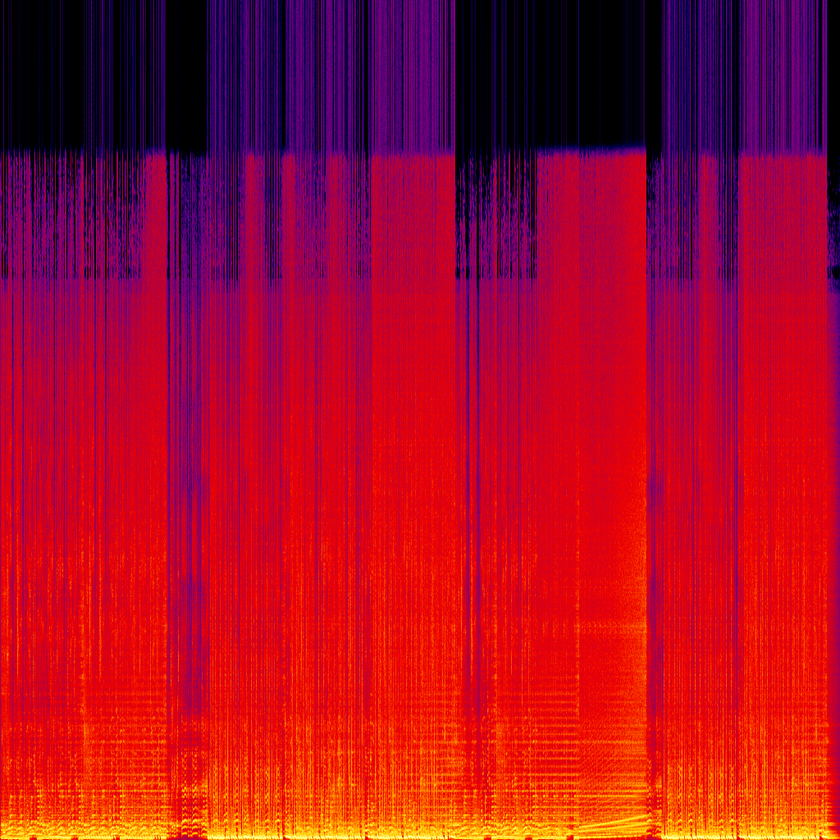
#> input picture imgComparisonManual/remix.png, 840 x 840 px, shrunk from 1024 x 1024 before the run
$ python main.py
#> lines starting #> are read from the running program, lines starting #| are printed output that depends on the picture; after the words box and inside, x2 and y2 are one past the last pixel; in counts of white or black regions, pixels touching at a corner belong together
import numpy as np
import matplotlib.pyplot as plt
import cv2
img_name = 'remix'
# showing the original image
img = plt.imread(f'{img_name}.png')
#> img is the input picture: shape (840, 840, 3) float32; mean R, G, B 0.653, 0.0459, 0.153
plt.xticks([], [])
plt.yticks([], [])
plt.imshow(img)
plt.show()
# showing only yellow lines
try_yellow = cv2.imread(f'{img_name}.png')
img_hsv = cv2.cvtColor(try_yellow, cv2.COLOR_BGR2HSV)
#> img_hsv: shape (840, 840, 3); mean H, S, V 118.1, 240.9, 172.4
# filter to white and yellow
white = np.asarray([0, 0, 255])
yellow = np.asarray([30, 255, 255])

mask = cv2.inRange(img_hsv, white, yellow)
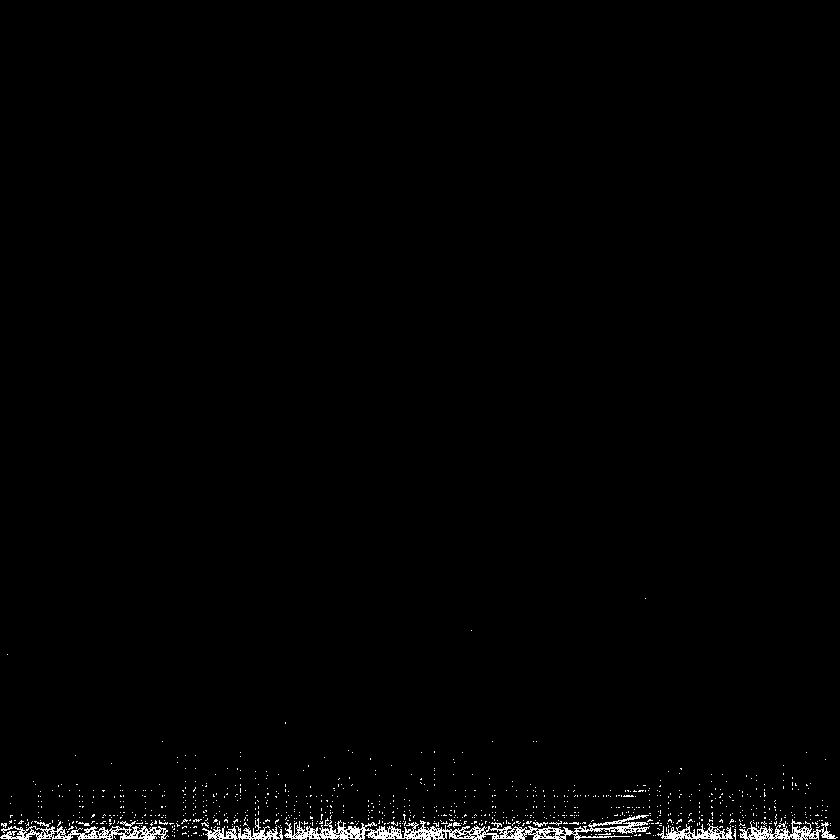
#> mask: shape (840, 840); 1.2% white in thin lines or dots, all inside (x1, y1, x2, y2) = (0, 598, 838, 840)
plt.imshow(mask, cmap='gray')
plt.savefig(f'yellow_{img_name}.png')
plt.show()

for counter in range(0, 3):
    img_separated = img.copy()
    if counter == 0:
        # taking red only
        img_separated[:, :, [1, 2]] = 0
        plt.imshow(img_separated)
        plt.xticks([], [])
        plt.yticks([], [])
    elif counter == 1:
        # green only
        img_separated[:, :, [0, 2]] = 0
        plt.imshow(img_separated, cmap='gray')
        plt.xticks([], [])
        plt.yticks([], [])
        plt.savefig(f'green_{img_name}.png')
    else:
        # blue only
        img_separated[:, :, [0, 1]] = 0
        plt.imshow(img_separated)
        plt.xticks([], [])
        plt.yticks([], [])
    plt.show()
#> this loop made 3 passes
#> pass 1, `plt.show()`:
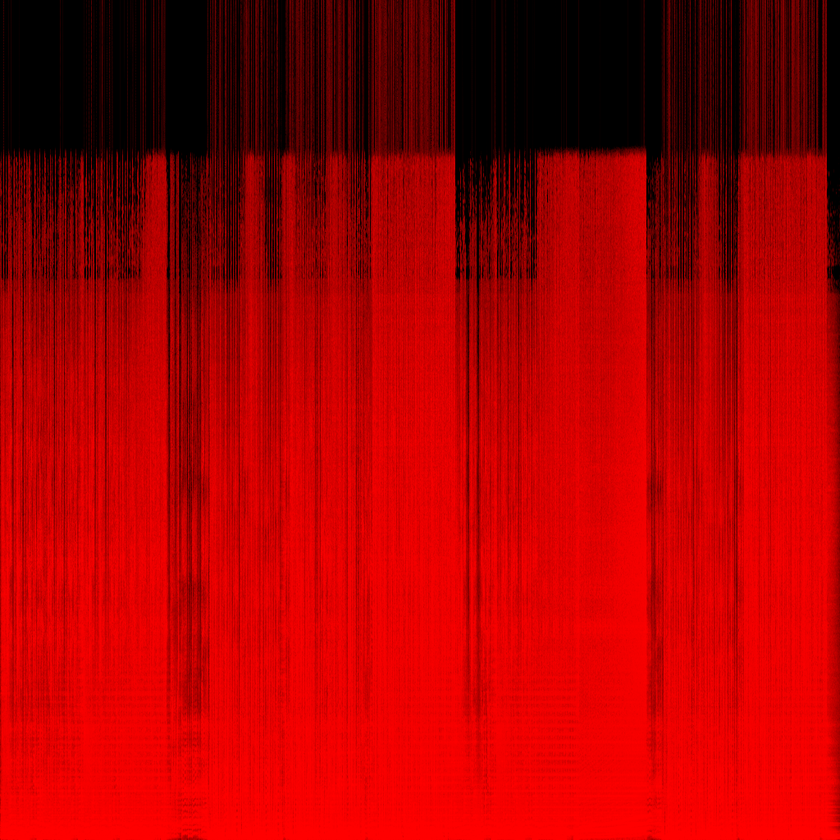
#> shown: shape (840, 840, 3) float32; mean R, G, B 0.653, 0, 0
#> pass 2, `plt.savefig(f'green_{img_name}.png')`:
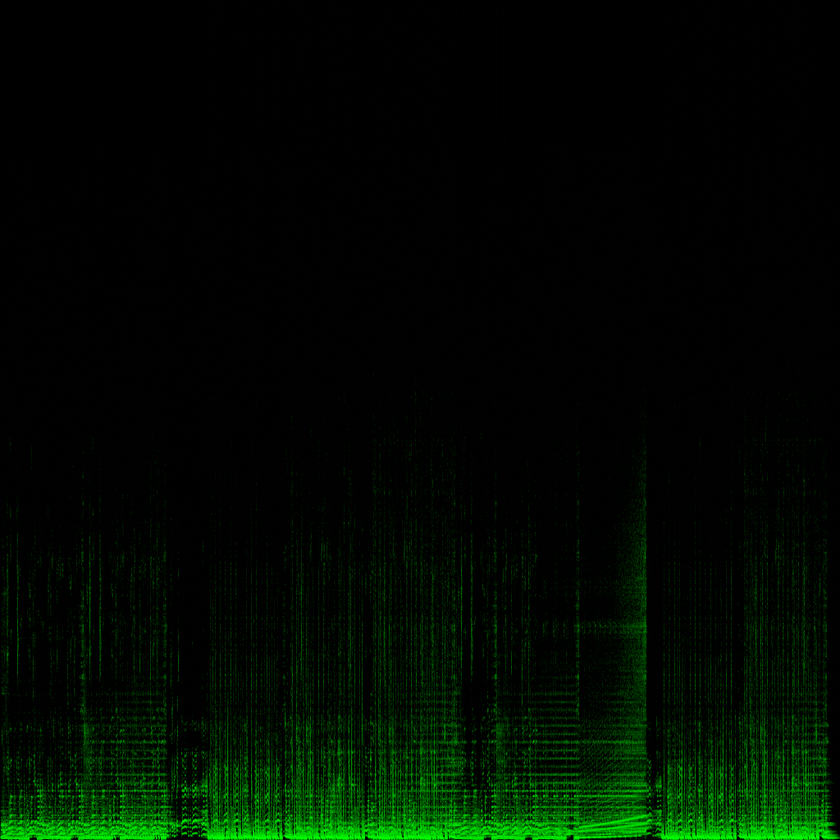
#> shown: shape (840, 840, 3) float32; mean R, G, B 0, 0.0459, 0
#> after the loop:
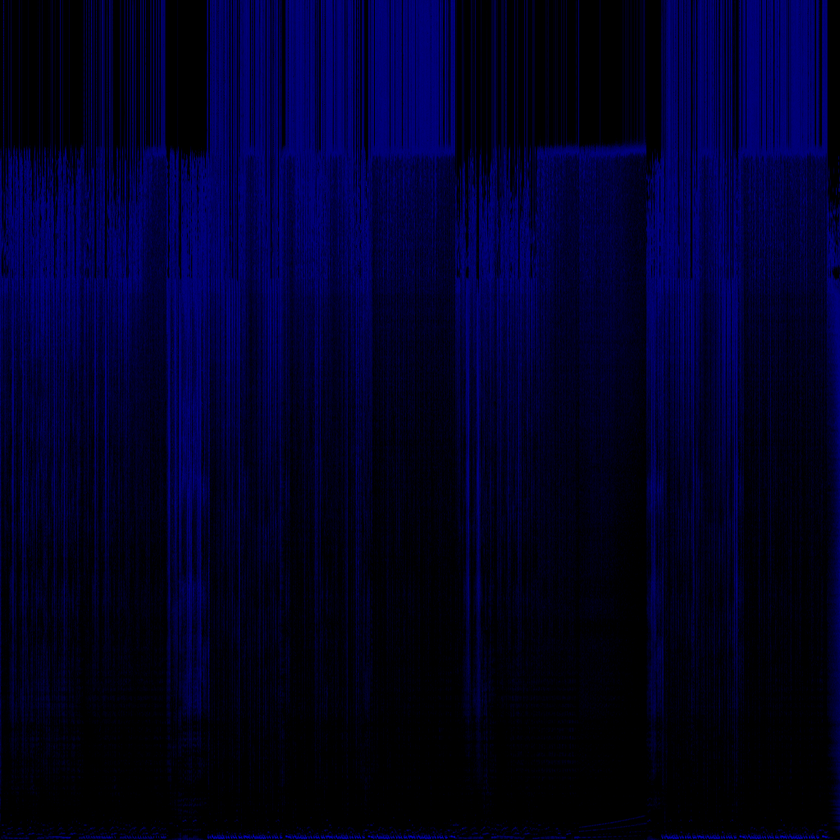
#> img_separated: shape (840, 840, 3) float32; mean R, G, B 0, 0, 0.153

$ run again, with imgComparisonManual/japaneseDenim.png copied over imgComparisonManual/remix.png
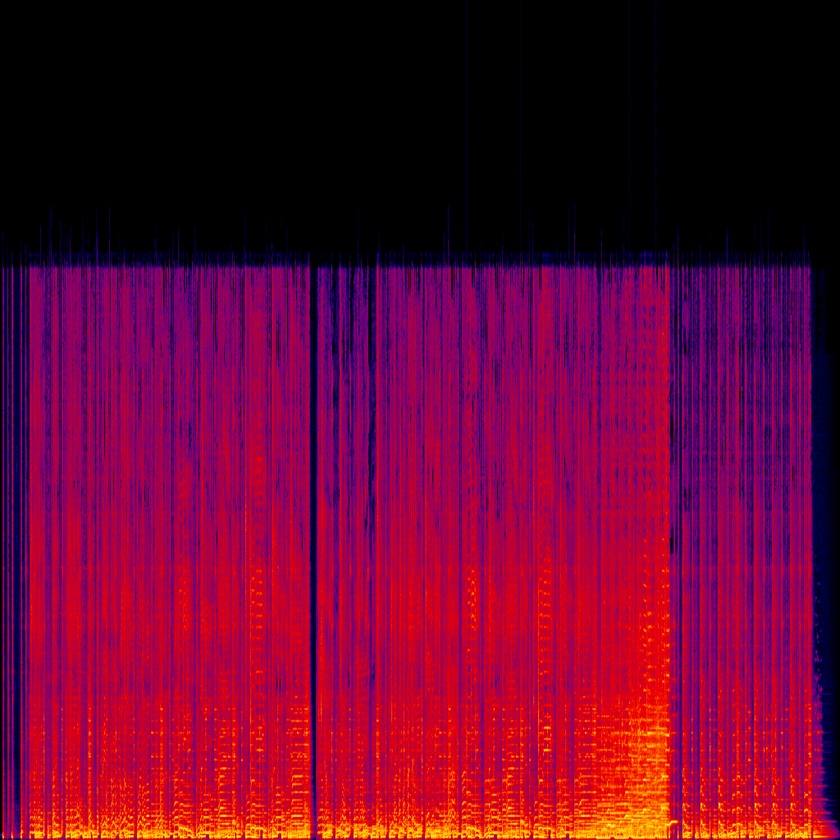
#> input picture imgComparisonManual/japaneseDenim.png, 840 x 840 px, shrunk from 1024 x 1024 before the run
#> img is the input picture: shape (840, 840, 3) float32; mean R, G, B 0.406, 0.0165, 0.181
#> img_hsv: shape (840, 840, 3); mean H, S, V 103.6, 179.5, 108.9
#> `mask = cv2.inRange(img_hsv, white, yellow)`:
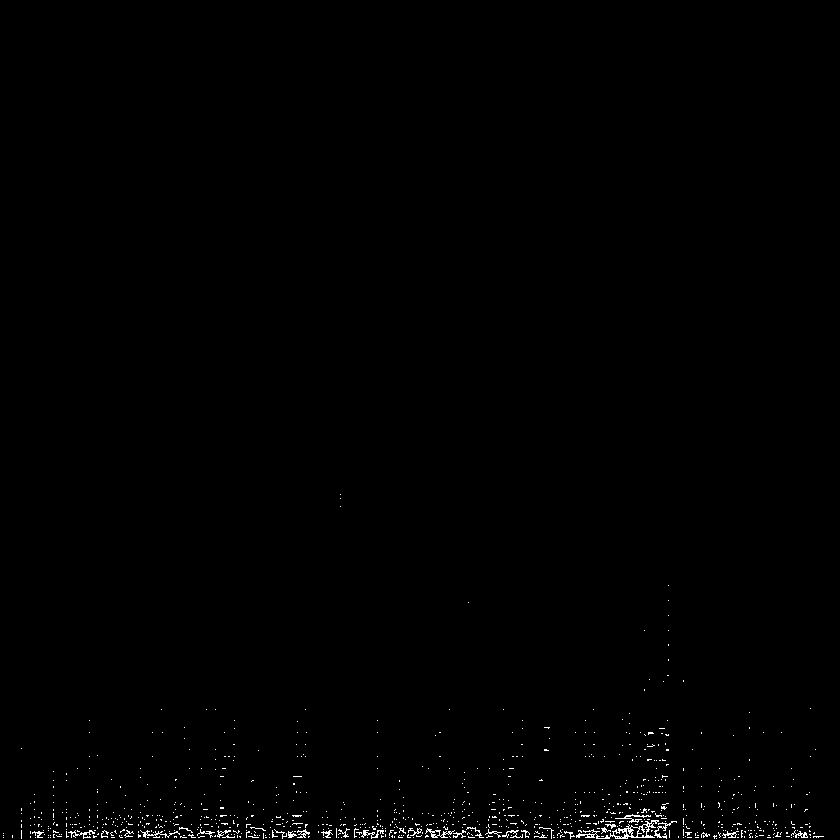
#> mask: shape (840, 840); 0.55% white in thin lines or dots, all inside (x1, y1, x2, y2) = (3, 494, 824, 839)
#> after the loop `for counter in range(0, 3):`:
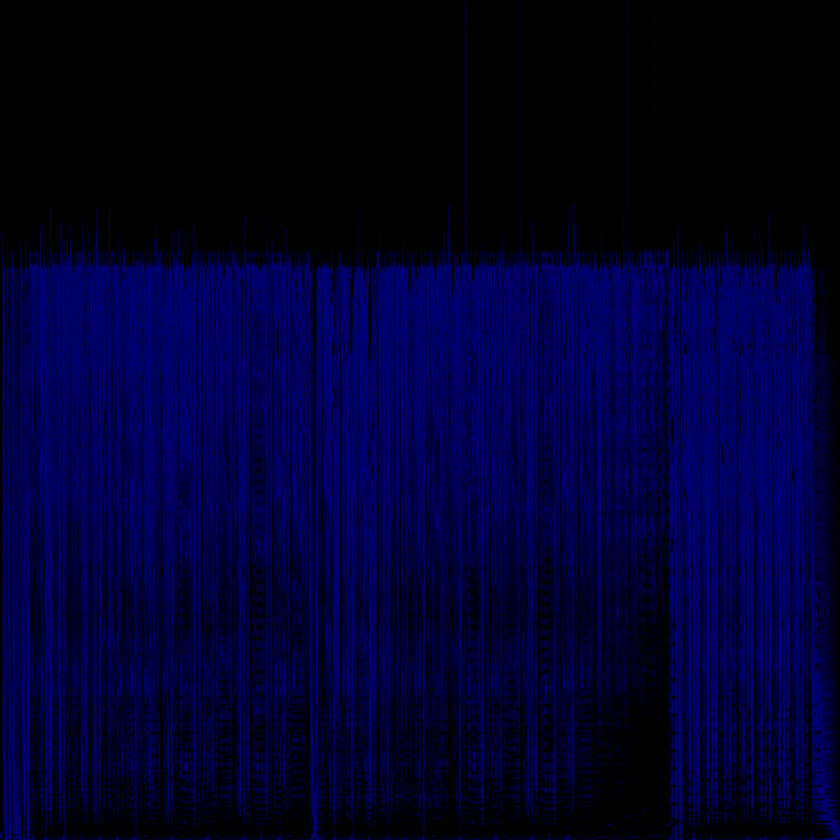
#> img_separated: shape (840, 840, 3) float32; mean R, G, B 0, 0, 0.181

$ run again, with imgComparisonManual/live.png copied over imgComparisonManual/remix.png
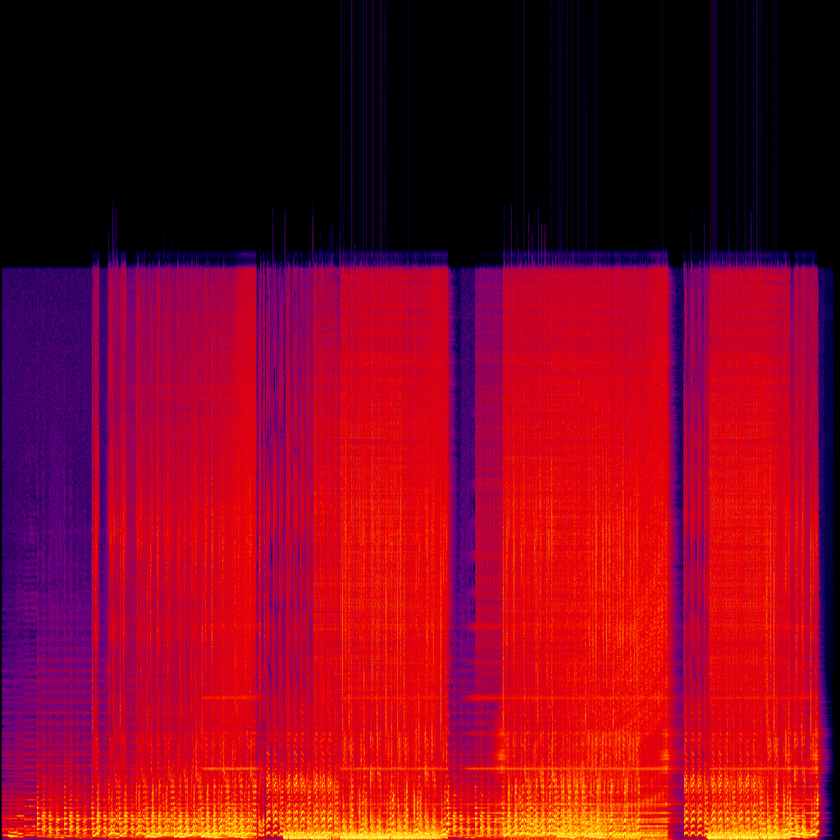
#> input picture imgComparisonManual/live.png, 840 x 840 px, shrunk from 1024 x 1024 before the run
#> img is the input picture: shape (840, 840, 3) float32; mean R, G, B 0.505, 0.0289, 0.121
#> img_hsv: shape (840, 840, 3); mean H, S, V 96.4, 190.4, 133.9
#> `mask = cv2.inRange(img_hsv, white, yellow)`:
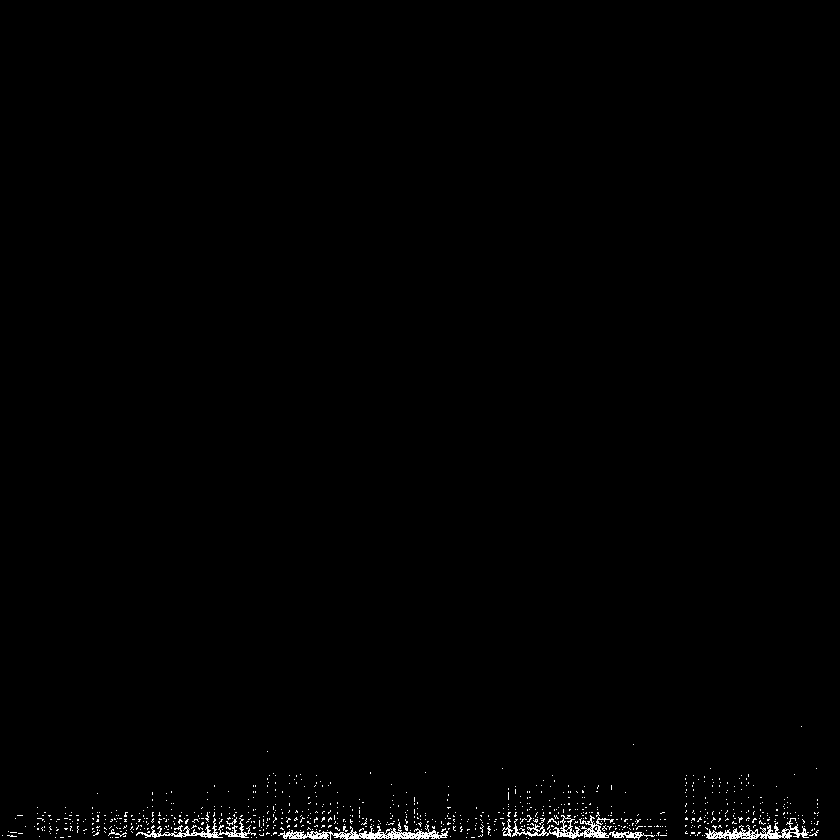
#> mask: shape (840, 840); 0.76% white in thin lines or dots, all inside (x1, y1, x2, y2) = (2, 726, 819, 840)
#> after the loop `for counter in range(0, 3):`:
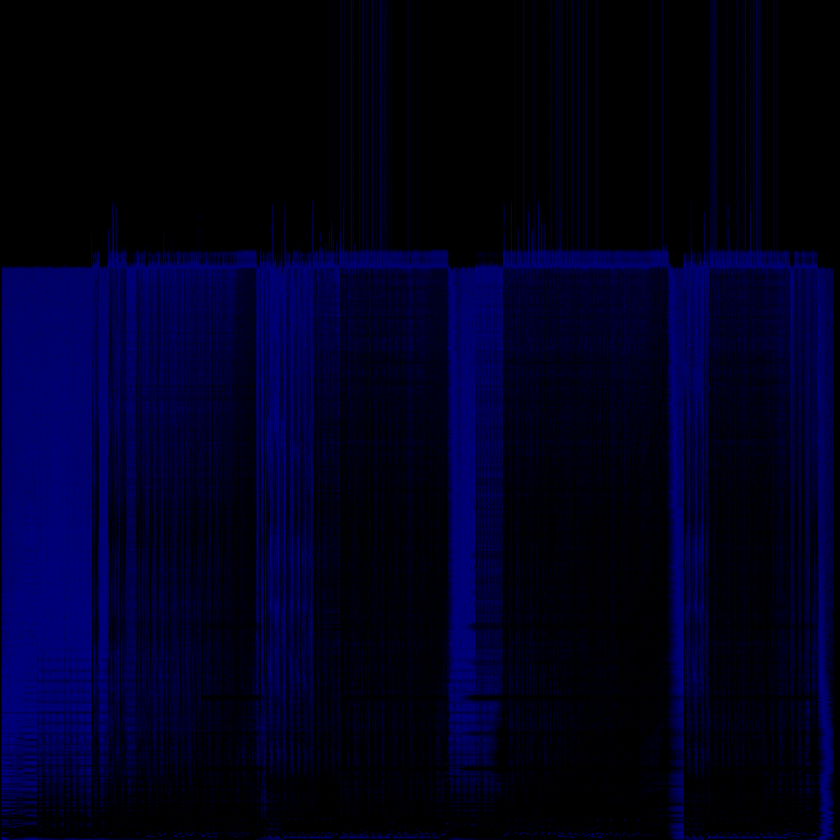
#> img_separated: shape (840, 840, 3) float32; mean R, G, B 0, 0, 0.121

$ run again, with imgComparisonManual/original.png copied over imgComparisonManual/remix.png
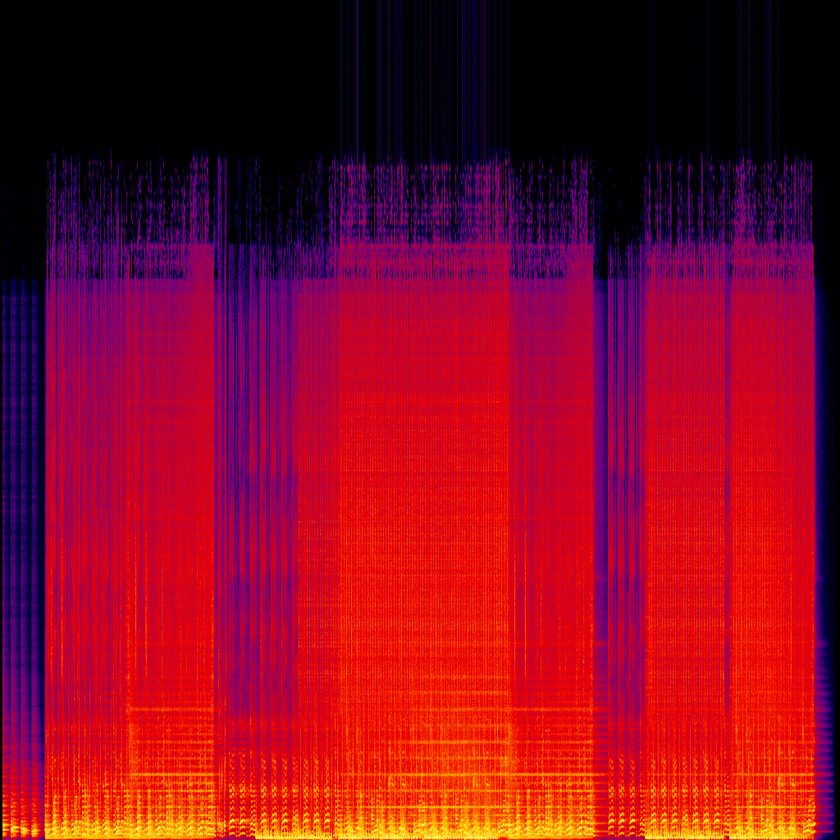
#> input picture imgComparisonManual/original.png, 840 x 840 px, shrunk from 1024 x 1024 before the run
#> img is the input picture: shape (840, 840, 3) float32; mean R, G, B 0.524, 0.0391, 0.136
#> img_hsv: shape (840, 840, 3); mean H, S, V 101.3, 208, 139.2
#> `mask = cv2.inRange(img_hsv, white, yellow)`:
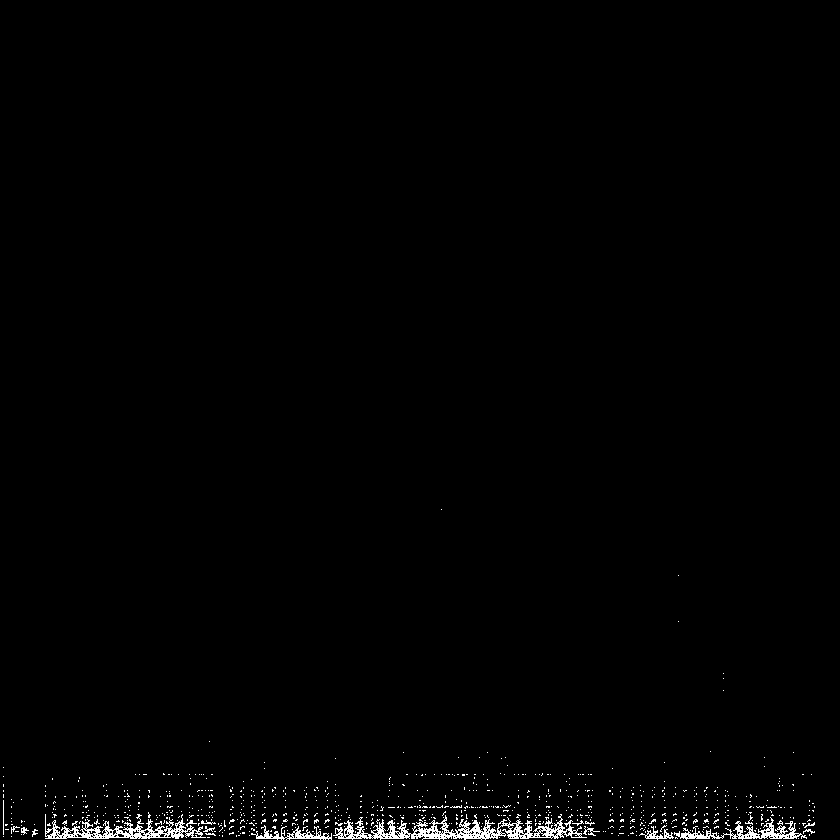
#> mask: shape (840, 840); 1.1% white in thin lines or dots, all inside (x1, y1, x2, y2) = (3, 509, 815, 840)
#> after the loop `for counter in range(0, 3):`:
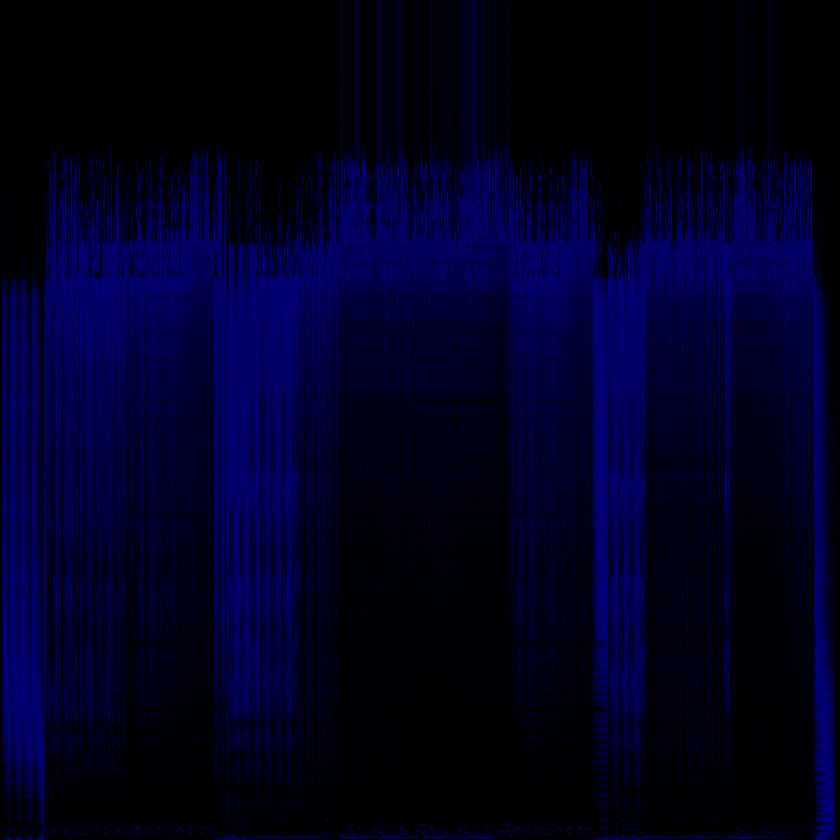
#> img_separated: shape (840, 840, 3) float32; mean R, G, B 0, 0, 0.136
